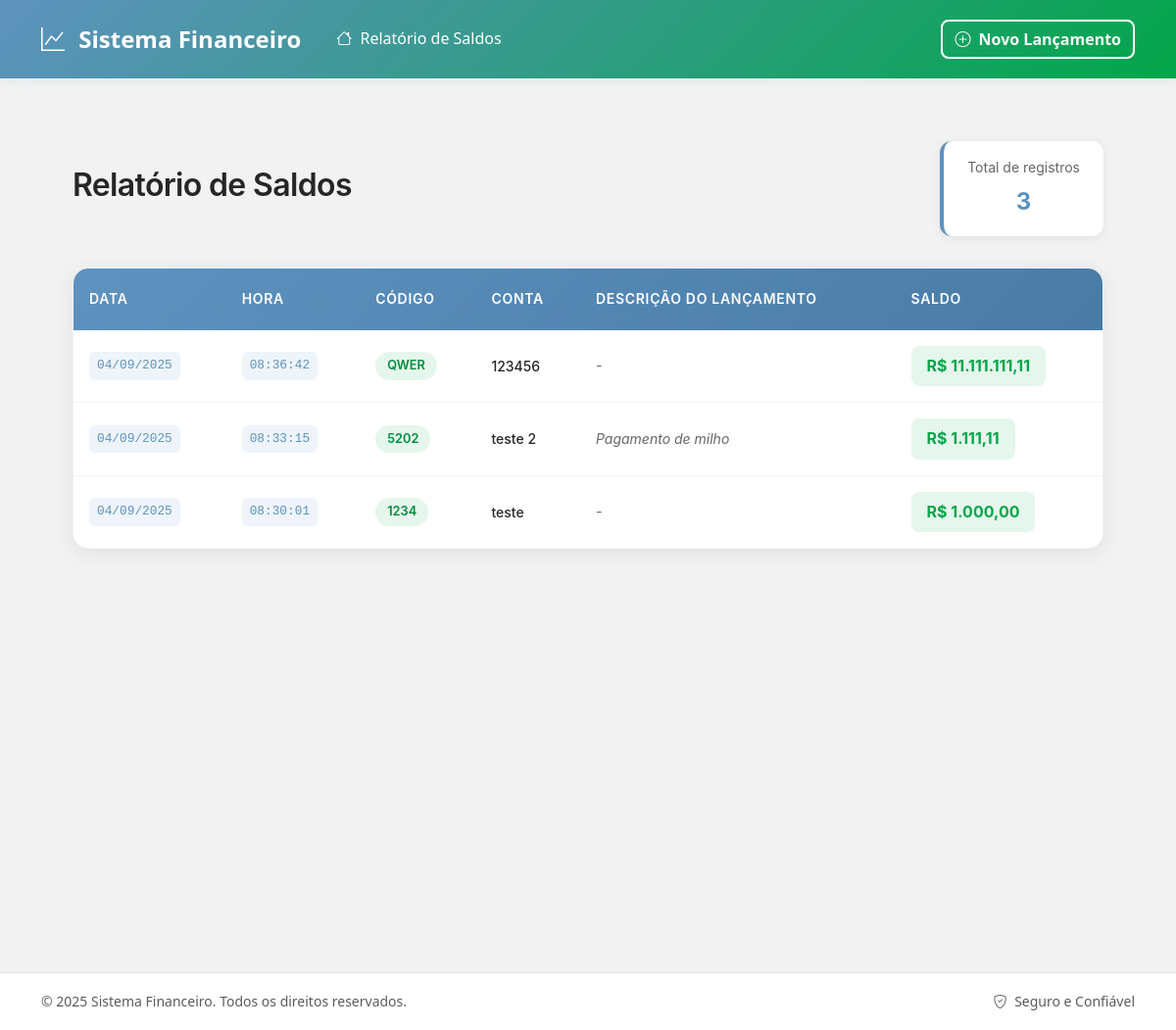
Before: / with the older database file.
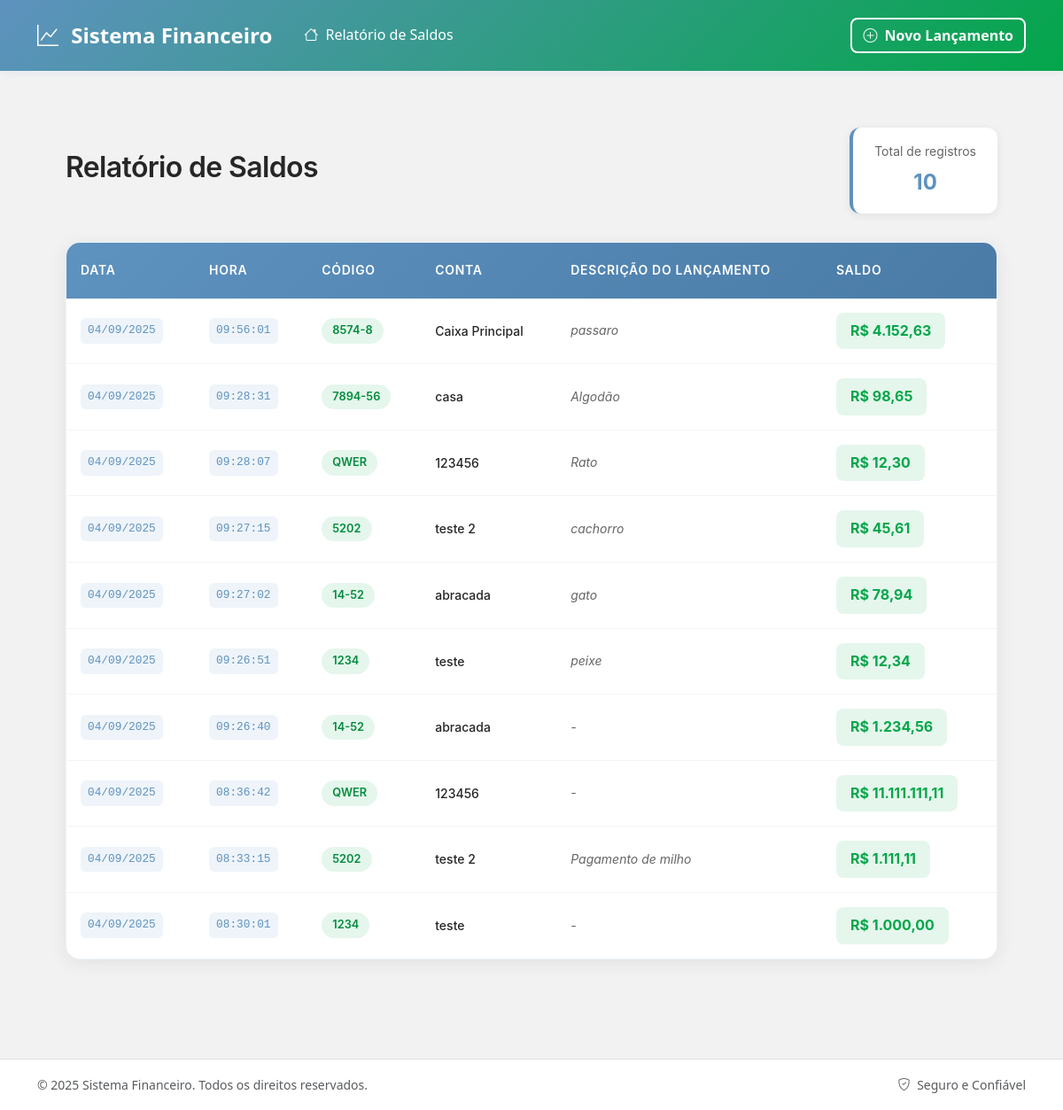
After: the same page with the newer database file.
### app.py (models this page shows, shortened)
class Saldo(db.Model):
    __tablename__ = 'saldos'
    valor = db.Column(db.Numeric(14, 2), nullable=False)
    data = db.Column(db.Date, nullable=False)
    hora = db.Column(db.String(8), nullable=False)
    criado_em = db.Column(db.DateTime, nullable=False, primary_key=True)
    conta_id = db.Column(db.Integer, db.ForeignKey('contas.id'), nullable=False, index=True, primary_key=True)
    descricao = db.Column(db.String(500))
    conta = db.relationship('Conta', backref=db.backref('saldos', lazy='dynamic'))

class Conta(db.Model):
    __tablename__ = 'contas'
    id = db.Column(db.Integer, primary_key=True)
    codigo_conta = db.Column(db.String(50), nullable=False, unique=True, index=True)
    descricao = db.Column(db.String(200), nullable=False)
    criado_em = db.Column(db.DateTime, default=datetime.now, nullable=False)
    atualizado_em = db.Column(db.DateTime, default=datetime.now, onupdate=datetime.now)
    ativo = db.Column(db.Boolean, default=True, nullable=False)

### app.py (the view)
    @app.route('/')
    def index():
        page = request.args.get('page', 1, type=int)
        per_page = min(request.args.get('per_page', 20, type=int), 100)
        pagination = SaldoService.get_paginated_saldos(page, per_page)
        return render_template('index.html', pagination=pagination, saldos=pagination.items)

### app.py (called while the page is built)
    @staticmethod
    def get_paginated_saldos(page: int = 1, per_page: int = 20):
        return (Saldo.query
                .join(Conta)
                .filter(Conta.ativo == True)
                .order_by(desc(Saldo.data), desc(Saldo.hora), desc(Saldo.criado_em))
                .paginate(page=page, per_page=per_page, error_out=False))

### templates/index.html (shortened to what this page needs)
{% extends "base.html" %}
{% block content %}
<div class="balance-container">
    <div class="header-section">
        <h1 class="page-title">Relatório de Saldos</h1>
        <div class="summary-card">
            <span class="summary-label">Total de registros</span>
            <span class="summary-value">{{ pagination.total or 0 }}</span>
        </div>
    </div>
    {% if saldos %}
    <div class="table-wrapper">
        <div class="table-container">
            <table class="modern-table">
                <thead>
                    <tr>
                        <th>Data</th>
                        <th>Hora</th>
                        <th>Código</th>
                        <th>Conta</th>
                        <th>Descrição do Lançamento</th>
                        <th>Saldo</th>
                    </tr>
                </thead>
                <tbody>
                    {% for s in saldos %}
                    <tr>
                        <td>
                            <span class="date-display">
                                {{ s.data.strftime("%d/%m/%Y") if s.data else "-" }}
                            </span>
                        </td>
                        <td>
                            <span class="time-display">
                                {{ s.hora if s.hora else "-" }}
                            </span>
                        </td>
                        <td>
                            <span class="account-code">{{ s.conta.codigo_conta }}</span>
                        </td>
                        <td>
                            <div class="account-info">
                                <span class="account-description">{{ s.conta.descricao }}</span>
                            </div>
                        </td>
                        <td class="transaction-description">
                            {{ s.descricao or '-' }}
                        </td>
                        <td>
                            <span class="amount {{ 'positive' if s.valor > 0 else 'negative' if s.valor < 0 else 'zero' }}">
                                R$ {{ "{:,.2f}".format(s.valor).replace(",", "X").replace(".", ",").replace("X", ".") }}
                            </span>
                        </td>
                    </tr>
                    {% endfor %}
                </tbody>
            </table>
        </div>
    </div>
    {% endif %}
</div>
{% endblock %}

### templates/base.html (shortened to what this page needs)
<!DOCTYPE html>
<html lang="pt-BR">
<head>
    <link href="https://cdn.jsdelivr.net/npm/bootstrap@5.3.0/dist/css/bootstrap.min.css" rel="stylesheet">
    <link href="https://cdn.jsdelivr.net/npm/bootstrap-icons@1.10.0/font/bootstrap-icons.css" rel="stylesheet">
</head>
<body>
    <nav class="navbar navbar-expand-lg">
        <div class="container">
            <a class="navbar-brand" href="{{ url_for('index') }}">
                <i class="bi bi-graph-up me-2"></i>
                Sistema Financeiro
            </a>
            <div class="collapse navbar-collapse" id="navbarNav">
                <ul class="navbar-nav me-auto">
                    <li class="nav-item">
                        <a class="nav-link" href="{{ url_for('index') }}">
                            <i class="bi bi-house me-1"></i>
                            Relatório de Saldos
                        </a>
                    </li>
                </ul>
                <div class="navbar-nav">
                    <a class="btn btn-outline-light" href="{{ url_for('novo') }}">
                        <i class="bi bi-plus-circle me-1"></i>
                        Novo Lançamento
                    </a>
                </div>
            </div>
        </div>
    </nav>
    <div class="main-container">
        <div class="container">
            {% block content %}{% endblock %}
        </div>
    </div>
    <footer class="bg-white border-top mt-5">
        <div class="container py-3">
            <div class="row align-items-center">
                <div class="col-md-6">
                    <small class="text-muted">© 2025 Sistema Financeiro. Todos os direitos reservados.</small>
                </div>
                <div class="col-md-6 text-end">
                    <small class="text-muted">
                        <i class="bi bi-shield-check me-1"></i>
                        Seguro e Confiável
                    </small>
                </div>
            </div>
        </div>
    </footer>
</body>
</html>

### templates/base.html (style rules this page uses)
:root { --primary-blue: #5E92BF; --success-green: #03A64A; --success-dark: #038C3E; --light-gray: #F2F2F2; --dark-gray: #262626; --white: #ffffff; --shadow: 0 2px 10px rgba(94, 146, 191, 0.1); --border-radius: 8px; }
* { margin: 0; padding: 0; box-sizing: border-box; }
body { font-family: 'Segoe UI', Tahoma, Geneva, Verdana, sans-serif; background-color: var(--light-gray); color: var(--dark-gray); line-height: 1.6; }
.navbar { background: linear-gradient(135deg, var(--primary-blue), var(--success-green)); box-shadow: var(--shadow); padding: 1rem 0; }
.navbar-brand { font-weight: 700; font-size: 1.5rem; color: var(--white) !important; }
.nav-link { color: var(--white) !important; font-weight: 500; transition: all 0.3s ease; border-radius: var(--border-radius); padding: 0.5rem 1rem !important; margin: 0 0.25rem; }
.btn-outline-light { border: 2px solid var(--white); font-weight: 600; border-radius: var(--border-radius); transition: all 0.3s ease; }
.main-container { min-height: calc(100vh - 140px); padding: 2rem 0; }

### templates/index.html (style rules this page uses)
* { margin: 0; padding: 0; box-sizing: border-box; }
.balance-container { max-width: 1200px; margin: 0 auto; padding: 2rem; font-family: -apple-system, BlinkMacSystemFont, 'Segoe UI', Roboto, Oxygen, Ubuntu, Cantarell, sans-serif; background-color: #F2F2F2; min-height: 100vh; }
.header-section { display: flex; justify-content: space-between; align-items: center; margin-bottom: 2rem; flex-wrap: wrap; gap: 1rem; }
.page-title { color: #262626; font-size: 2rem; font-weight: 600; letter-spacing: -0.02em; }
.summary-card { display: flex; flex-direction: column; align-items: center; background: white; padding: 1rem 1.5rem; border-radius: 12px; box-shadow: 0 2px 10px rgba(38, 38, 38, 0.08); border-left: 4px solid #5E92BF; }
.summary-label { font-size: 0.875rem; color: #666; margin-bottom: 0.25rem; }
.summary-value { font-size: 1.5rem; font-weight: 700; color: #5E92BF; }
.table-wrapper { background: white; border-radius: 16px; box-shadow: 0 4px 20px rgba(38, 38, 38, 0.08); overflow: hidden; border: 1px solid rgba(94, 146, 191, 0.1); }
.table-container { overflow-x: auto; }
.modern-table { width: 100%; border-collapse: collapse; font-size: 0.875rem; }
.modern-table thead { background: linear-gradient(135deg, #5E92BF 0%, #4A7BA7 100%); }
.modern-table thead th { padding: 1.25rem 1rem; text-align: left; font-weight: 600; color: white; font-size: 0.875rem; text-transform: uppercase; letter-spacing: 0.05em; border-bottom: none; }
.modern-table tbody tr { transition: all 0.2s ease; border-bottom: 1px solid rgba(242, 242, 242, 0.8); }
.modern-table tbody tr:last-child { border-bottom: none; }
.modern-table td { padding: 1rem; vertical-align: middle; color: #262626; }
.date-display, .time-display { font-family: 'SF Mono', Monaco, 'Cascadia Code', monospace; font-size: 0.8rem; background: rgba(94, 146, 191, 0.1); padding: 0.25rem 0.5rem; border-radius: 6px; color: #5E92BF; display: inline-block; }
.account-code { background: rgba(3, 166, 74, 0.1); color: #038C3E; padding: 0.25rem 0.75rem; border-radius: 20px; font-weight: 600; font-size: 0.8rem; display: inline-block; }
.account-info { display: flex; flex-direction: column; }
.account-description { color: #262626; font-weight: 500; line-height: 1.4; }
.amount { font-weight: 700; font-size: 1rem; display: inline-block; padding: 0.5rem 1rem; border-radius: 8px; text-align: right; }
.amount.positive { background: rgba(3, 166, 74, 0.1); color: #03A64A; }
.modern-table td.transaction-description { color: #666; font-style: italic; max-width: 250px; white-space: nowrap; overflow: hidden; text-overflow: ellipsis; }
.table-wrapper, .empty-state { animation: fadeIn 0.3s ease-out; }

Changed rows visible on the page:
added Saldo: data "04/09/2025", hora "09:56:01", conta.codigo_conta "8574-8", conta.descricao "Caixa Principal", descricao "passaro", valor "4.152,63"
added Saldo: data "04/09/2025", hora "09:28:31", conta.codigo_conta "7894-56", conta.descricao "casa", descricao "Algodão", valor "98,65"
added Saldo: data "04/09/2025", hora "09:28:07", conta.codigo_conta "QWER", conta.descricao "123456", descricao "Rato", valor "12,30"
added Saldo: data "04/09/2025", hora "09:27:15", conta.codigo_conta "5202", conta.descricao "teste 2", descricao "cachorro", valor "45,61"
added Saldo: data "04/09/2025", hora "09:27:02", conta.codigo_conta "14-52", conta.descricao "abracada", descricao "gato", valor "78,94"
added Saldo: data "04/09/2025", hora "09:26:51", conta.codigo_conta "1234", conta.descricao "teste", descricao "peixe", valor "12,34"
added Saldo: data "04/09/2025", hora "09:26:40", conta.codigo_conta "14-52", conta.descricao "abracada", descricao "-", valor "1.234,56"
Other visible differences:
{{ pagination.total or 0 }}: "3" → "10"
